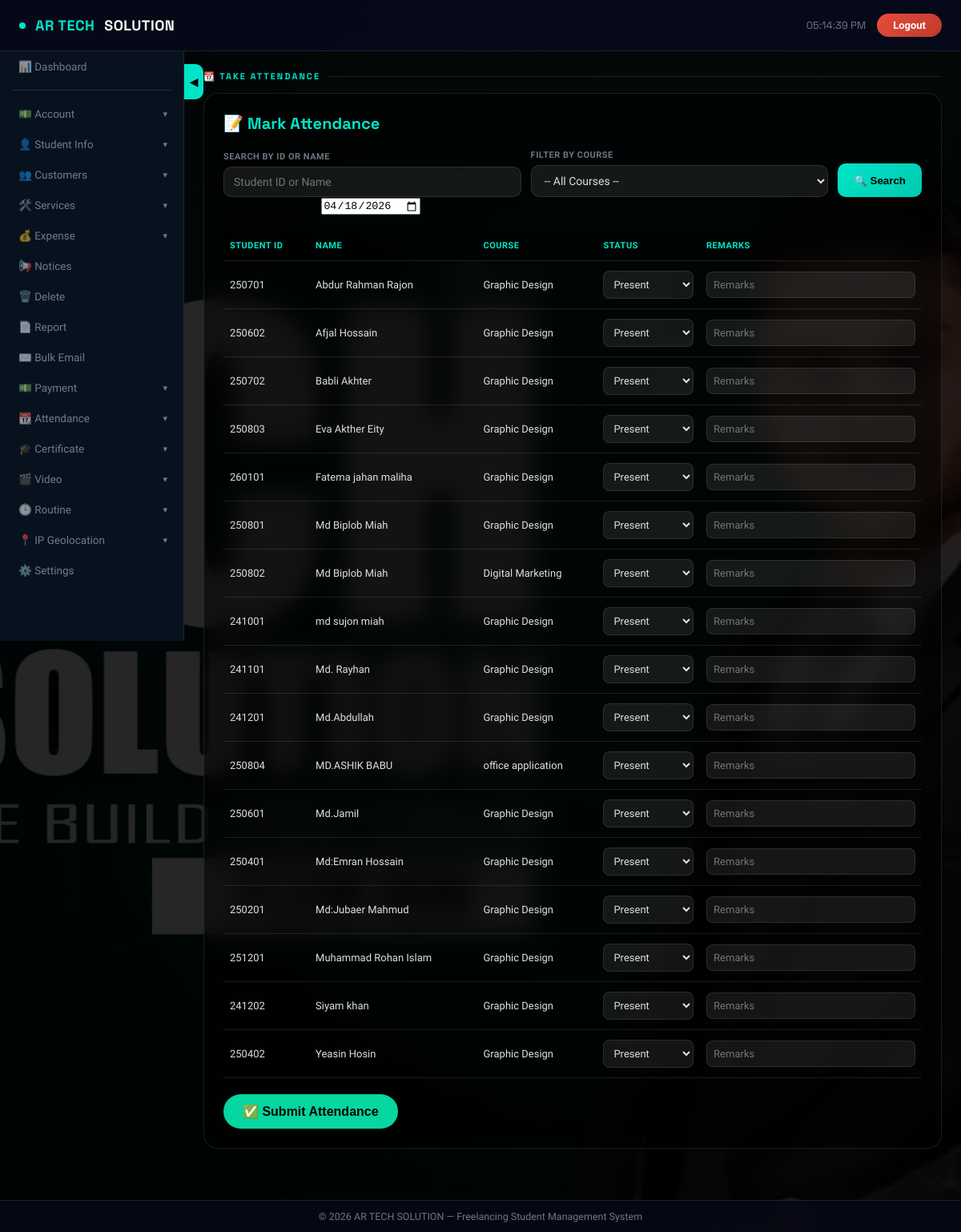
The app's page /admin/attendance.php (signed in) with its own data.
### tables this page shows
CREATE TABLE `students` (
  `student_id` int(11) NOT NULL,
  `name` varchar(255) NOT NULL,
  `father_name` varchar(255) DEFAULT NULL,
  `mother_name` varchar(255) DEFAULT NULL,
  `dob` date DEFAULT NULL,
  `present_address` text DEFAULT NULL,
  `permanent_address` text DEFAULT NULL,
  `id_type` enum('NID','Birth ID') NOT NULL,
  `nid_birth_id` varchar(50) DEFAULT NULL,
  `email` varchar(255) NOT NULL,
  `course_category` enum('Web Development','Graphic Design','Digital Marketing','Freelancing','office application') NOT NULL,
  `course_status` enum('ongoing','finished','incomplete') DEFAULT 'ongoing',
  `is_blocked` tinyint(1) DEFAULT 0,
  `issue_date` date DEFAULT NULL,
  `course_start_date` date DEFAULT NULL,
  `course_end_date` date DEFAULT NULL,
  `city` varchar(100) DEFAULT NULL,
  `district` varchar(100) DEFAULT NULL,
  `course_fee` decimal(10,2) DEFAULT NULL,
  `paid_fee` decimal(10,2) DEFAULT NULL,
  `profile_image` varchar(255) DEFAULT NULL,
  `created_at` timestamp NOT NULL DEFAULT current_timestamp(),
  `last_updated` timestamp NOT NULL DEFAULT current_timestamp() ON UPDATE current_timestamp(),
  `phone_number` varchar(20) DEFAULT NULL,
  `gender` varchar(10) DEFAULT NULL,
  `marital_status` varchar(20) DEFAULT NULL,
  `occupation` varchar(50) DEFAULT NULL,
  `religion` varchar(30) DEFAULT NULL,
  `country` varchar(50) DEFAULT NULL
);

### admin/config.php (called while the page is built, shortened)
<?php
if (!isset($conn)) {
    $conn = new mysqli("localhost", "root", "", "freelancing");
}
$settings = [];
$result = $conn->query("SELECT setting_key, setting_value FROM app_settings");
if ($result) {
    while ($row = $result->fetch_assoc()) {
        $settings[$row['setting_key']] = $row['setting_value'];
    }
}
$dark_mode = isset($settings['dark_mode']) && $settings['dark_mode'] == '1';
?>

### admin/attendance.php (the view, shortened to what this page needs)
<?php
require_once 'config.php';
$search = isset($_GET["search"]) ? $conn->real_escape_string($_GET["search"]) : "";
$sql = "SELECT student_id, name, course_category FROM students WHERE 1";
$sql .= " ORDER BY name ASC";
$students = $conn->query($sql);
?>
<!DOCTYPE html>
<html lang="en">
<head>
</head>
<body class="<?php echo $dark_mode ? 'dark-mode' : ''; ?>">
<nav class="topnav">
    <div style="display:flex;align-items:center;gap:14px;">
        <div class="topnav-brand">
            <div class="brand-dot"></div>
            <span>AR TECH</span> SOLUTION
        </div>
    </div>
    <div class="topnav-right">
        <div class="topnav-time" id="liveClock"></div>
        <a href="logout.php" class="logout-btn">Logout</a>
    </div>
</nav>
<?php
include 'navigation.php';
?>
<div class="sidebar-toggle-pill" id="sidebarToggle">◀</div>
<main class="main" id="mainContent">
    <div class="section-title">📆 Take Attendance</div>
    <div class="card">
        <h2>📝 Mark Attendance</h2>
        <form method="GET" class="filter-box">
            <div class="form-group">
                <label>Search by ID or Name</label>
                <input type="text" name="search" placeholder="Student ID or Name" value="<?php echo htmlspecialchars($search); ?>">
            </div>
            <div class="form-group">
                <label>Filter by Course</label>
                <select name="course">
                    <option value="">-- All Courses --</option>
                </select>
            </div>
            <button type="submit">🔍 Search</button>
        </form>
        <form method="POST">
            <div class="form-group" style="margin-bottom: 20px;">
                <label>Attendance Date</label>
                <input type="date" name="attendance_date" value="<?php echo date('Y-m-d'); ?>" required style="width: auto; display: inline-block;">
            </div>
            <div style="overflow-x: auto;">
                <table class="attendance-table">
                    <thead>
                        <tr>
                            <th>Student ID</th><th>Name</th><th>Course</th>
                            <th>Status</th><th>Remarks</th>
                        </tr>
                    </thead>
                    <tbody>
                        <?php if ($students && $students->num_rows > 0): ?>
                            <?php while ($row = $students->fetch_assoc()): ?>
                                <tr>
                                    <td><?php echo htmlspecialchars($row["student_id"]); ?></td>
                                    <td><?php echo htmlspecialchars($row["name"]); ?></td>
                                    <td><?php echo htmlspecialchars($row["course_category"]); ?></td>
                                    <td>
                                        <select name="attendance[<?php echo htmlspecialchars($row["student_id"]); ?>][status]">
                                            <option value="Present">Present</option>
                                        </select>
                                    </td>
                                    <td>
                                        <input type="text" name="attendance[<?php echo htmlspecialchars($row["student_id"]); ?>][remarks]" placeholder="Remarks">
                                    </td>
                                </tr>
                            <?php endwhile; ?>
                        <?php else: ?>
                            <tr><td colspan="5" class="no-data">❌ No students found. Adjust filters.</td></tr>
                        <?php endif; ?>
                    </tbody>
                </table>
            </div>
            <?php if ($students && $students->num_rows > 0): ?>
                <button type="submit" name="submit_attendance" class="submit-btn">✅ Submit Attendance</button>
            <?php endif; ?>
        </form>
    </div>
</main>
<div class="footer">
    &copy; <?php echo date("Y"); ?> AR TECH SOLUTION — Freelancing Student Management System
</div>
</body>
</html>

### records on screen
students: student_id "250701", name "Abdur Rahman Rajon", course_category "Graphic Design", student_id "Present"
students: student_id "250602", name "Afjal Hossain", course_category "Graphic Design", student_id "Present"
students: student_id "250702", name "Babli Akhter", course_category "Graphic Design", student_id "Present"
students: student_id "250803", name "Eva Akther Eity", course_category "Graphic Design", student_id "Present"
students: student_id "260101", name "Fatema jahan maliha", course_category "Graphic Design", student_id "Present"
students: student_id "250801", name "Md Biplob Miah", course_category "Graphic Design", student_id "Present"
students: student_id "250802", name "Md Biplob Miah", course_category "Digital Marketing", student_id "Present"
students: student_id "241001", name "md sujon miah", course_category "Graphic Design", student_id "Present"
students: student_id "241101", name "Md. Rayhan", course_category "Graphic Design", student_id "Present"
students: student_id "241201", name "Md.Abdullah", course_category "Graphic Design", student_id "Present"
students: student_id "250804", name "MD.ASHIK BABU", course_category "office application", student_id "Present"
students: student_id "250601", name "Md.Jamil", course_category "Graphic Design", student_id "Present"
students: student_id "250401", name "Md:Emran Hossain", course_category "Graphic Design", student_id "Present"
students: student_id "250201", name "Md:Jubaer Mahmud", course_category "Graphic Design", student_id "Present"
students: student_id "251201", name "Muhammad Rohan Islam", course_category "Graphic Design", student_id "Present"
students: student_id "241202", name "Siyam khan", course_category "Graphic Design", student_id "Present"
students: student_id "250402", name "Yeasin Hosin", course_category "Graphic Design", student_id "Present"

### other values on screen
get_sidebar_label('dashboard', '📊 Dashboard') "📊 Dashboard"
get_sidebar_label('account', '💵 Account') "💵 Account"
get_sidebar_label('student_info', '👤 Student Info') "👤 Student Info"
get_sidebar_label('customers', '👥 Customers') "👥 Customers"
get_sidebar_label('services', '🛠️ Services') "🛠️ Services"
get_sidebar_label('expense', '💰 Expense') "💰 Expense"
get_sidebar_label('notices', '📢 Notices') "📢 Notices"
get_sidebar_label('delete', '🗑️ Delete') "🗑️ Delete"
get_sidebar_label('report', '📄 Report') "📄 Report"
get_sidebar_label('Bulk_Email', '✉️ Bulk Email') "✉️ Bulk Email"
get_sidebar_label('payment', '💵 Payment') "💵 Payment"
get_sidebar_label('attendance', '📆 Attendance') "📆 Attendance"
get_sidebar_label('certificate', '🎓 Certificate') "🎓 Certificate"
get_sidebar_label('video', '🎬 Video') "🎬 Video"
get_sidebar_label('routine', '🕒 Routine') "🕒 Routine"
